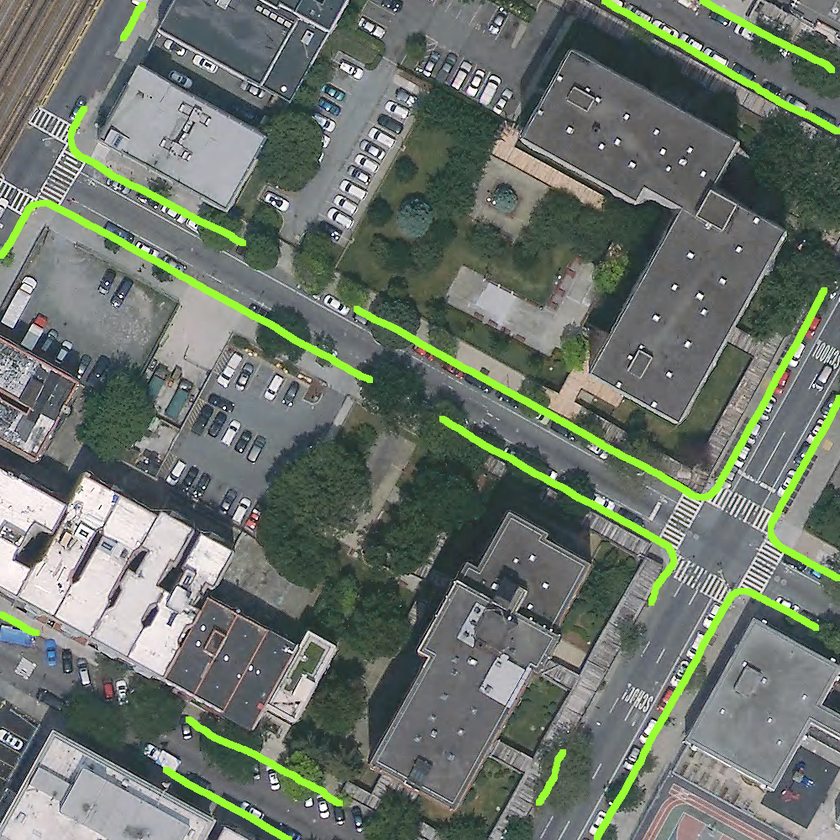
#> input picture segmentation_based_baselines/naive_baseline/img/000230_21.png, 840 x 840 px, shrunk from 1000 x 1000 before the run, given as the content of the folder inary_iter2/1998gt_thr0.306_pre_from_iter1/segmentation_thr0, which was not available
$ python skele2binary.py
#> lines starting #> are read from the running program, lines starting #| are printed output that depends on the picture; pictures that were not available may be replaced by others from this repository, and a replacement may not be noted
import argparse
import os
import sys
import numpy as np
import cv2
from scipy.ndimage.morphology import *
import glob
import math
import time
from osgeo import gdal
from tqdm import tqdm
from PIL import Image

# source_dir = '/mnt/git/Topo-boundary/conn_experiment/expriment/06152021_unet_baseline_0.01data_24batch_0.01lr_25500epoch/test_best_skele2binary/iter1/1998gt/thr0/skeleton'
# tar_dir = '/mnt/git/Topo-boundary/conn_experiment/expriment/06152021_unet_baseline_0.01data_24batch_0.01lr_25500epoch/test_best_skele2binary/iter1/1998gt/thr0/skeleton2binary'

source_dir = '/mnt/git/Topo-boundary/conn_experiment/expriment/06152021_unet_baseline_0.01data_24batch_0.01lr_25500epoch/exp1.1_best_thrbinary_iter/best_binary_iter2/1998gt_thr0.306_pre_from_iter1/segmentation_thr0'
tar_dir = '/mnt/git/Topo-boundary/conn_experiment/expriment/06152021_unet_baseline_0.01data_24batch_0.01lr_25500epoch/exp1.1_best_thrbinary_iter/best_binary_iter2/1998gt_thr0.306_pre_from_iter1/binary_thr0.306'

# [22 lines of commented-out code are left out]
progress_bar = tqdm(glob.glob(source_dir + '/*.png'), ncols=150)
for file_ in progress_bar:
    name = file_.split('/')[-1]
    input_name = os.path.join(source_dir, name)
    img = cv2.imread(input_name, cv2.IMREAD_UNCHANGED)
#> img is the input picture: shape (840, 840, 3); mean B, G, R 107.3, 116, 107.6
    img = img/255
    img[img < 0.306] = 0
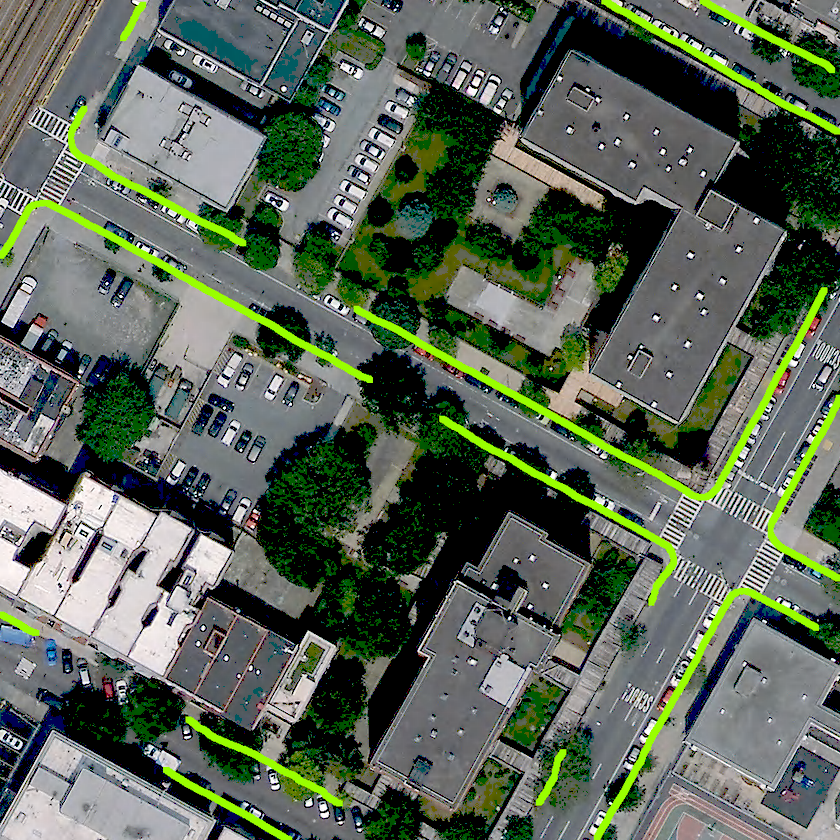
#> img: shape (840, 840, 3) float64; mean B, G, R 0.339, 0.395, 0.352
    img[img >= 0.306] = 1
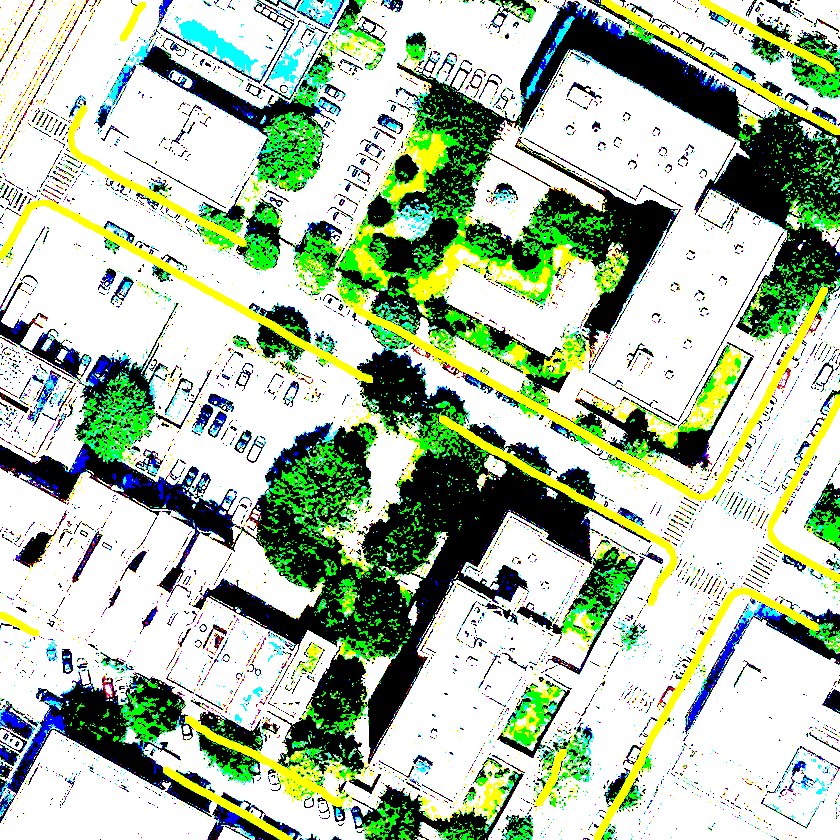
#> img: shape (840, 840, 3) float64; mean B, G, R 0.648, 0.75, 0.674
    img *= 255
    out_png_file = os.path.join(tar_dir, name)
    cv2.imwrite(out_png_file, img)

$ run again, on segmentation_based_baselines/naive_baseline/img/005165_43.png
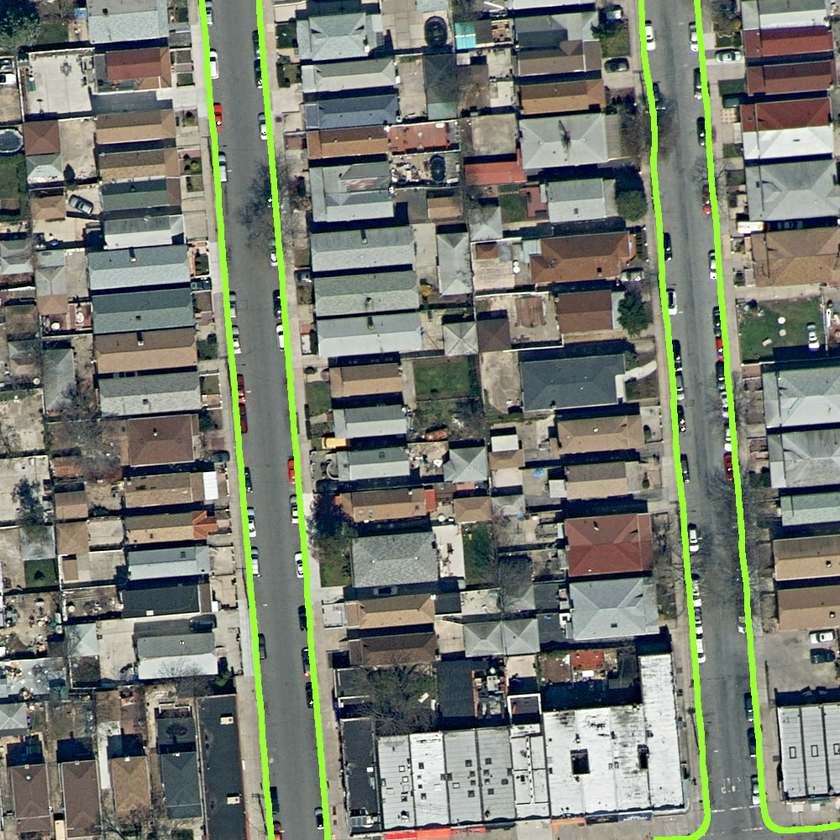
#> input picture segmentation_based_baselines/naive_baseline/img/005165_43.png, 840 x 840 px, shrunk from 1000 x 1000 before the run, given as the content of the folder inary_iter2/1998gt_thr0.306_pre_from_iter1/segmentation_thr0, which was not available
#> img is the input picture: shape (840, 840, 3); mean B, G, R 112.3, 123.1, 118.6
#> `img[img < 0.306] = 0`:
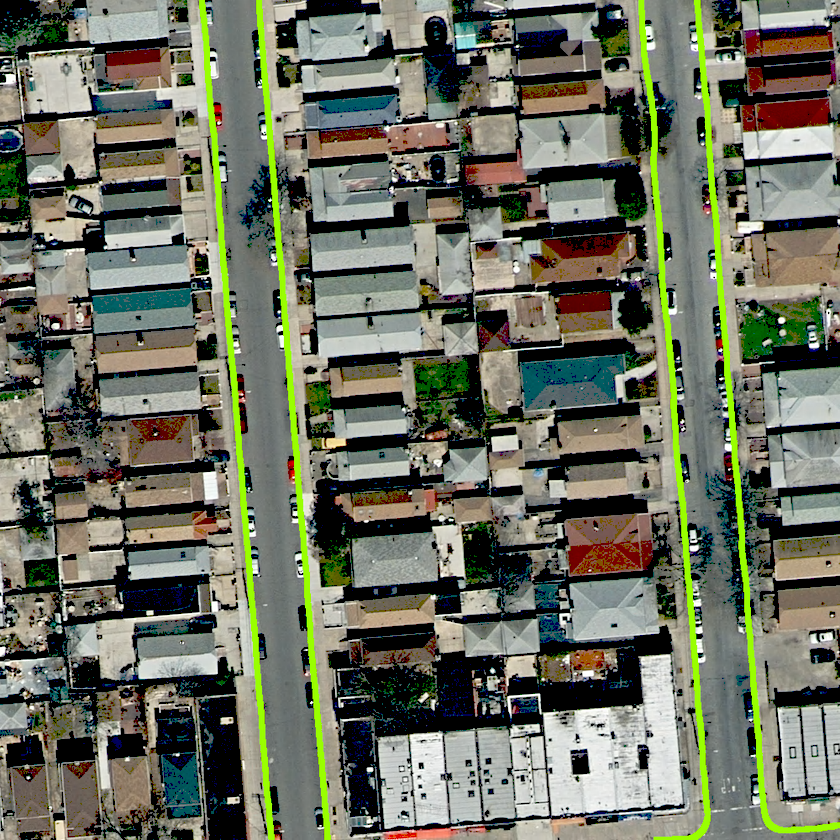
#> img: shape (840, 840, 3) float64; mean B, G, R 0.378, 0.441, 0.427
#> `img[img >= 0.306] = 1`:
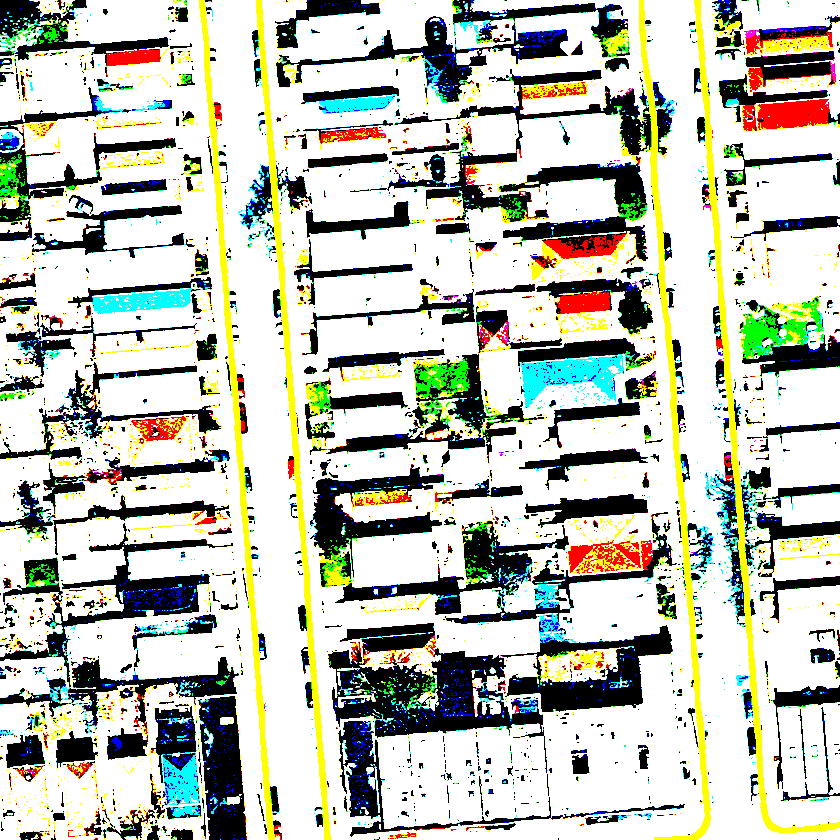
#> img: shape (840, 840, 3) float64; mean B, G, R 0.703, 0.757, 0.742
